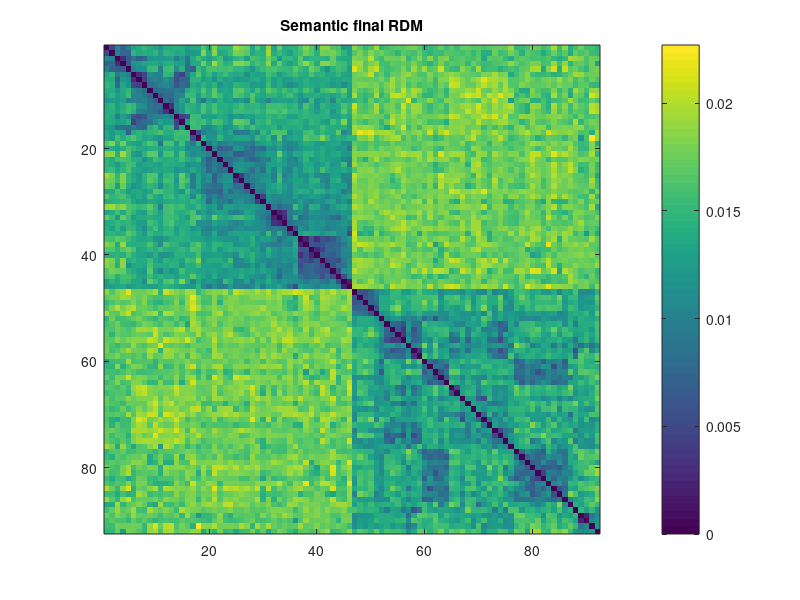

Reproduce this figure in MATLAB.
%% Random image RDM selection
clear all;close all;clc;
rng(0);

estimated_rdm = load ('estimate_RDM_behav_semantic.mat');  
comparisons = estimated_rdm.estimate_RDM_s;

nStimuli=92;
nComparisons = ((nStimuli^2)-nStimuli)/2; % counts only one way and not the same imgs

rdm = NaN(92,92);

countComparison=0;
for img_1 = 1:nStimuli-1
	for img_2 = img_1+1:nStimuli
        countComparison=countComparison+1;
        
        rdm(img_1,img_2) = comparisons(countComparison); 
        rdm(img_2,img_1) = comparisons(countComparison);
            
    end   
end
for imag = 1:92
    rdm(imag,imag)=0;
end

figure(); image(rdm,'CDataMapping','scaled');C = colorbar;title('Semantic final RDM');caxis([0 0.0227]);
save('final_RDM_semantic','rdm');